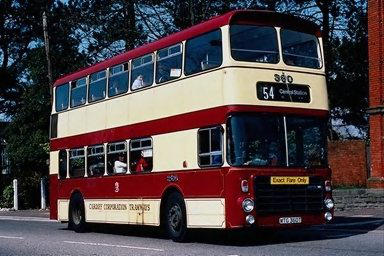
#> input picture Homework4/img/22.png, 384 x 256 px
$ python 2.4.py
#> lines starting #> are read from the running program, lines starting #| are printed output that depends on the picture
### Homework4/src/changeMode.py
import numpy as np
from PIL import Image

def RGB_Image(hImage, sImage, iImage, view=False):
    """Change the color mode from HSI to RGB

    Given a HSI color mode image, and change it into GRB color
    mode image

    Args:
        hImage: The H tunnel of the HSI color mode image
                0.0 <= hImage's items <= 1.0
        sImage: The S tunnel of the HSI color mode image
                0.0 <= sImage's items <= 1.0
        iImage: The I tunnel of the HSI color mode image
                0.0 <= iImage's items <= 1.0
        view:   The flag to decided to show the result image
                Set to False default

    Returns:
        retImage: The processed RGB color mode image
    """
    rImage = np.zeros(hImage.shape, dtype=float)
    gImage = np.zeros(hImage.shape, dtype=float)
    bImage = np.zeros(hImage.shape, dtype=float)

    normal_hImage = np.zeros(hImage.shape, dtype=float)
    normal_sImage = np.zeros(hImage.shape, dtype=float)
    normal_iImage = np.zeros(hImage.shape, dtype=float)

    normal_hImage = hImage/255*(2*np.pi)
    normal_sImage = sImage/255
    normal_iImage = iImage/255

    import math
    for x in range(normal_hImage.shape[0]):
        for y in range(normal_hImage.shape[1]):
            if normal_hImage[x][y] < 2*np.pi/3:
                bImage[x][y] = normal_iImage[x][y]*(1-normal_sImage[x][y])
                numerator = normal_sImage[x][y]*math.cos(normal_hImage[x][y])
                denominator = math.cos(np.pi/3-normal_hImage[x][y])
                rImage[x][y] = normal_iImage[x][y]*(1+numerator/denominator)
                gImage[x][y] = 3*normal_iImage[x][y]-(rImage[x][y]+bImage[x][y])

            elif normal_hImage[x][y] < 4*np.pi/3:
                numerator = normal_sImage[x][y]*math.cos(normal_hImage[x][y]-2*np.pi/3)
                denominator = math.cos(np.pi-normal_hImage[x][y])
                rImage[x][y] = normal_iImage[x][y]*(1-normal_sImage[x][y])
                gImage[x][y] = normal_iImage[x][y]*(1+numerator/denominator)
                bImage[x][y] = 3*normal_iImage[x][y]-(rImage[x][y] + gImage[x][y])
            elif normal_hImage[x][y] < 2*np.pi:
                gImage[x][y] = normal_iImage[x][y]*(1-normal_sImage[x][y])
                numerator = normal_sImage[x][y]*math.cos(normal_hImage[x][y]-4*np.pi/3)
                denominator = math.cos(5*np.pi/3-normal_hImage[x][y])
                bImage[x][y] = normal_iImage[x][y]*(1+numerator/denominator)
                rImage[x][y] = 3*normal_iImage[x][y] - (gImage[x][y] + bImage[x][y])


    retImage = np.zeros((hImage.shape[0], hImage.shape[1], 3), dtype=np.uint8)
    retImage[:,:,0] = rImage[:,:]*255
    retImage[:,:,1] = gImage[:,:]*255
    retImage[:,:,2] = bImage[:,:]*255

    if view:
        plt.subplot(131)
        plt.title('R tunnel Image')
        plt.imshow(rImage, cmap='gray')

        plt.subplot(132)
        plt.title('G tunnel Image')
        plt.imshow(gImage, cmap='gray')

        plt.subplot(133)
        plt.title('B tunnel Image')
        plt.imshow(bImage, cmap='gray')
        plt.show()

    return retImage

def HSI_Image(rImage, gImage, bImage, view=False):
    """Change the color mode from RGB to HSI

    Given a RGB color mode image, and change it into HSI color
    mode image

    Args:
        rImage: The R tunnel of the RGB color mode image
                0.0 <= rImage's items <= 1.0
        gImage: The G tunnel of the RGB color mode image
                0.0 <= gImage's items <= 1.0
        bImage: The B tunnel of the RGB color mode image
                0.0 <= bImage's items <= 1.0
        view:   The flag to decided to show the result image
                Set to False default

    Returns:
        retImage: The processed HSI color mode image
    """
    hImage = np.zeros((rImage.shape[0], rImage.shape[1]), dtype=float)
    sImage = np.zeros((rImage.shape[0], rImage.shape[1]), dtype=float)
    iImage = np.zeros((rImage.shape[0], rImage.shape[1]), dtype=float)

    normal_rImage = rImage/255
    normal_gImage = gImage/255
    normal_bImage = bImage/255

    iImage = (normal_rImage+normal_gImage+normal_bImage)/3

    import math
    for x in range(rImage.shape[0]):
        for y in range(rImage.shape[1]):
            den = (normal_rImage[x][y]+normal_gImage[x][y]+normal_bImage[x][y])
            if den == 0.0:
                den = np.spacing(1e6)
            sImage[x][y] = 1-3/den*min([normal_rImage[x][y], normal_gImage[x][y], normal_bImage[x][y]])
            if sImage[x][y] == 0.0:
                hImage[x][y] = 0.0
            else:
                numerator = 0.5*((normal_rImage[x][y]-normal_gImage[x][y])+(normal_rImage[x][y]-normal_bImage[x][y]))
                denominator = np.sqrt((normal_rImage[x][y]-normal_gImage[x][y])**2 + (normal_rImage[x][y]-normal_bImage[x][y])*(normal_gImage[x][y]-normal_bImage[x][y]))
                theta = np.arccos(numerator/(denominator+np.spacing(1e6)))
                hImage[x][y] = theta/(2*np.pi) if normal_bImage[x][y] <= normal_gImage[x][y] else (2*np.pi-theta)/(2*np.pi)

    retImage = np.zeros((rImage.shape[0], rImage.shape[1], 3), dtype=int)
    retImage[:,:,0] = hImage[:,:]*255
    retImage[:,:,1] = sImage[:,:]*255
    retImage[:,:,2] = iImage[:,:]*255

    if view:
        plt.subplot(131)
        plt.title('H tunnel Image')
        plt.imshow(hImage, cmap='gray')

        plt.subplot(132)
        plt.title('S tunnel Image')
        plt.imshow(sImage, cmap='gray')

        plt.subplot(133)
        plt.title('I tunnel Image')
        plt.imshow(iImage, cmap='gray')
        plt.show()

    return retImage

def getRGB(sourceImage):
    """get the R, G, B tunnel from a colorful Image

    Args:
        sourceImage: A colorful Image instance

    Returns:
        R tunnel, G tunnel, B tunnel of the sourceImage
    """
    rImage = np.zeros((sourceImage.shape[0], sourceImage.shape[1]), dtype=int)
    gImage = np.zeros((sourceImage.shape[0], sourceImage.shape[1]), dtype=int)
    bImage = np.zeros((sourceImage.shape[0], sourceImage.shape[1]), dtype=int)

    rImage[:,:] = sourceImage[:,:,0]
    gImage[:,:] = sourceImage[:,:,1]
    bImage[:,:] = sourceImage[:,:,2]
    return rImage, gImage, bImage

### Homework4/src/hw2_histogram.py
import numpy as np
from PIL import Image
import matplotlib.pyplot as plt


def possibility(img):

    # cnt represent times each number appear
    cnt = np.zeros(256, dtype=int)
    for x in range(img.shape[0]):
        for y in range(img.shape[1]):
            cnt[img[x][y]] = cnt[img[x][y]] + 1

    # p represent the possibility for each number
    p = [float(x/img.size) for x in cnt]

    return p


# [14 lines left out: function print_hist, not called in this run]

def equalize_hist(img):

    p = possibility(img)
    cdf = 0
    mapping = []

    # get the mapping relationship
    for each in range(256):
        cdf = cdf + p[each]
        mapping.append(np.floor(256*cdf))

    # change the grey level and generate the newImage
    newImg = np.zeros((img.shape[0], img.shape[1]), dtype=img.dtype)
    for x in range(img.shape[0]):
        for y in range(img.shape[1]):
            newImg[x][y] = mapping[img[x][y]]
    return newImg

# [21 lines left out: function start, not called in this run]


# [2 lines that do not run on import are left out]

### Homework4/src/show.py
import matplotlib.pyplot as plt

# [23 lines left out: functions show4, show3, not called in this run]

def show(sourceImage, retImage, name):
    plt.subplot(121)
    plt.title('Original Image')
    plt.imshow(sourceImage, cmap='gray')

    plt.subplot(122)
    plt.title(name)
    plt.imshow(retImage, cmap='gray')
    plt.show()

### Homework4/src/2.4.py
import numpy as np
from PIL import Image
import matplotlib.pyplot as plt

def process3(sourceImage, view=False):
    print ('Processing 3:')
    from changeMode import getRGB, HSI_Image, RGB_Image
    rImage, gImage, bImage = getRGB(sourceImage)

    from hw2_histogram import equalize_hist, print_hist
    hsiImage = HSI_Image(rImage, gImage, bImage)
    hsiImage[:,:,2] = equalize_hist(hsiImage[:,:,2])
    retImage = RGB_Image(hsiImage[:,:,0], hsiImage[:,:,1], hsiImage[:,:,2])

    if view:
        from show import show
        show(sourceImage, retImage, 'Convert from HSI to RGB')

def process2(sourceImage, view=False):
    print ('Processing 2:')
    from changeMode import getRGB
    rImage, gImage, bImage = getRGB(sourceImage)

    new_histogram = np.zeros(rImage.shape, dtype=int)
    for x in range(new_histogram.shape[0]):
        for y in range(new_histogram.shape[1]):
            new_histogram[x][y] = int((rImage[x][y] + gImage[x][y] + bImage[x][y])/3)

    # get the mapping function
    from hw2_histogram import possibility
    p = possibility(new_histogram)
    cdf = 0
    mapping = []
    for each in range(256):
        cdf = cdf + p[each]
        mapping.append(np.floor(256*cdf))

    retImage = np.zeros(sourceImage.shape, dtype=sourceImage.dtype)
    retImage[:,:,:] = sourceImage[:,:,:]
    for x in range(retImage.shape[0]):
        for y in range(retImage.shape[1]):
            for k in range(retImage.shape[2]):
                retImage[x][y][k] = mapping[sourceImage[x][y][k]]
    if view:
        from show import show
        show(sourceImage, retImage, "average histogram")

def process1(sourceImage, view=False):
    print ('Processing 1:')
    from changeMode import getRGB
    rImage, gImage, bImage = getRGB(sourceImage)

    from hw2_histogram import equalize_hist, print_hist
    retImage = np.zeros(sourceImage.shape, dtype=sourceImage.dtype)
    retImage[:,:,0] = equalize_hist(rImage)
    retImage[:,:,1] = equalize_hist(gImage)
    retImage[:,:,2] = equalize_hist(bImage)

    if view:
        from show import show
        show(sourceImage, retImage, "respective histogram")

def start():
    sourceImage = np.array(Image.open('../img/22.png'))
#> sourceImage is the input picture: shape (256, 384, 3); mean R, G, B 75.5, 65.3, 69.2
    process1(sourceImage, True)
#> after the loop in possibility, `for x in range(img.shape[0]):`: cnt = 256 values, max 6905 at index 0, min 19 at index 254, mean 384
#> in possibility, `p = [float(x/img.size) for x in cnt]`: p = 256 values, max 0.0702 at index 0, min 0.000193 at index 254, mean 0.00391
#> the loop in equalize_hist, `for each in range(256):` made 256 passes
#> cdf on passes 1 to 3: 0.0702, 0.0906, 0.114
#> after the loop in equalize_hist, `for each in range(256):`: cdf = 1; mapping = 256 values from 17 to 256
#> in equalize_hist, `newImg = np.zeros((img.shape[0], img.shape[1]), dtype=img.dtype)`: newImg: shape (256, 384) int64; every value is 0
#> the loop in equalize_hist (call 2), `for each in range(256):` made 256 passes
#> cdf on passes 1 to 3: 0.0382, 0.0616, 0.0906
    process2(sourceImage, True)
#> after the loop in process2, `for x in range(new_histogram.shape[0]):`:
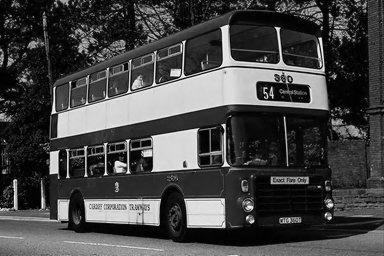
#> new_histogram: shape (256, 384) int64; min 0, max 254, mean 69.7
#> in process2, `p = possibility(new_histogram)`: p = 256 values, max 0.024 at index 4, min 0 at index 255, mean 0.00391
#> the loop in process2, `for each in range(256):` made 256 passes
#> cdf on passes 1 to 3: 0.00562, 0.018, 0.0341
#> after the loop in process2, `for each in range(256):`: cdf = 1; mapping = 256 values from 1 to 255
#> in process2, `retImage = np.zeros(sourceImage.shape, dtype=sourceImage.dtype)`: retImage: shape (256, 384, 3); every value is 0
    process3(sourceImage, True)
#> after the loop in HSI_Image, `for x in range(rImage.shape[0]):`:
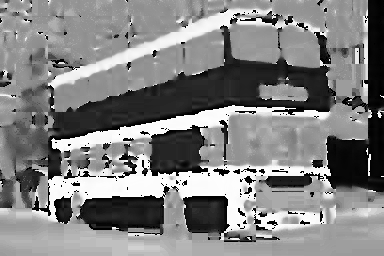
#> hImage: shape (256, 384) float64; min 0, max 0.999, mean 0.512
#> after the loop in HSI_Image, `for x in range(rImage.shape[0]):`:
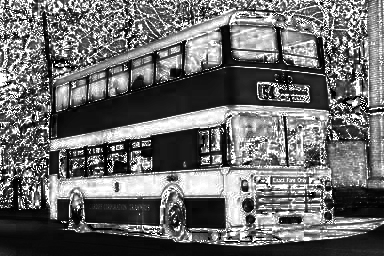
#> sImage: shape (256, 384) float64; min -2.22e-16, max 1, mean 0.42; drawn with min black and max white
#> in HSI_Image, `retImage = np.zeros((rImage.shape[0], rImage.shape[1], 3), dtype=int)`: retImage: shape (256, 384, 3) int64; every value is 0
#> after the loop in RGB_Image, `for x in range(normal_hImage.shape[0]):`:
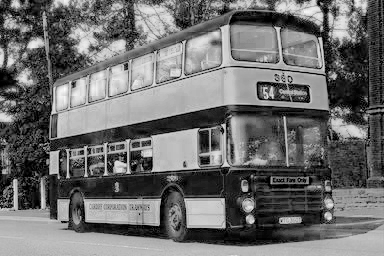
#> bImage: shape (256, 384) float64; min 0, max 1.18, mean 0.512; drawn with min black and max white
#> after the loop in RGB_Image, `for x in range(normal_hImage.shape[0]):`:
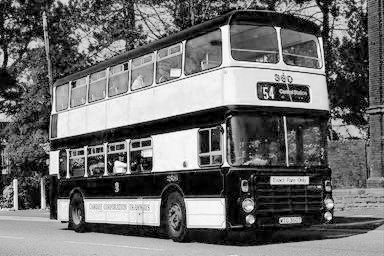
#> gImage: shape (256, 384) float64; min 0, max 1.04, mean 0.446; drawn with min black and max white
#> after the loop in RGB_Image, `for x in range(normal_hImage.shape[0]):`:
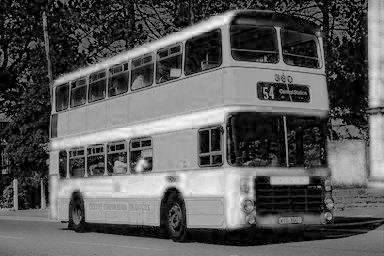
#> rImage: shape (256, 384) float64; min -5.55e-16, max 1.57, mean 0.556; drawn with min black and max white
#> in RGB_Image, `retImage[:,:,2] = bImage[:,:]*255`:
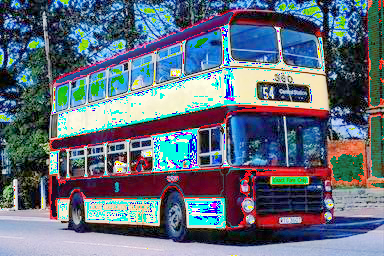
#> retImage: shape (256, 384, 3); mean of channels 0, 1, 2 98.6, 110.4, 125.5; drawn as R, G, B


if __name__ == '__main__':
    start()
